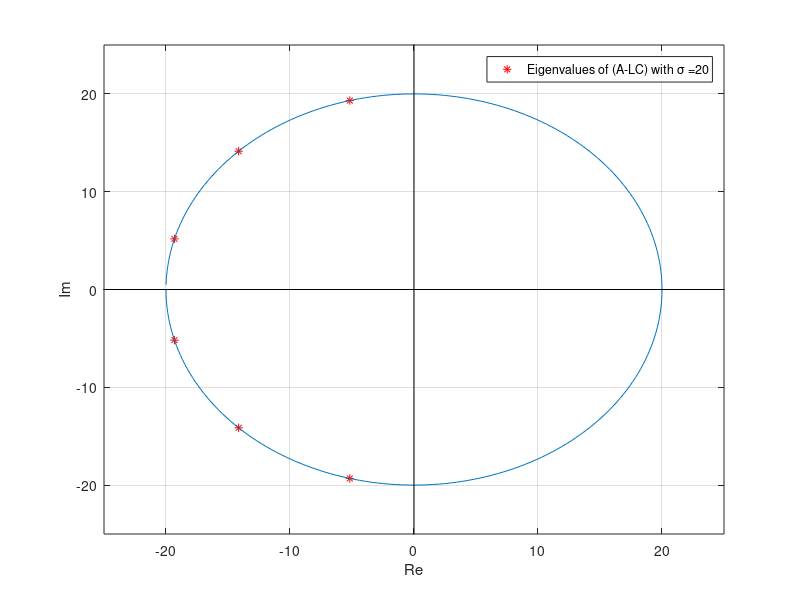

Source code (MATLAB):
% FOR HELICOPTER NR 3-10
% This file contains the initialization for the helicopter assignment in
% the course TTK4115. Run this file before you execute QuaRC_ -> Build 
% to build the file heli_q8.mdl.

% Oppdatert h�sten 2006 av Jostein Bakkeheim
% Oppdatert h�sten 2008 av Arnfinn Aas Eielsen
% Oppdatert h�sten 2009 av Jonathan Ronen
% Updated fall 2010, Dominik Breu
% Updated fall 2013, Mark Haring
% Updated spring 2015, Mark Haring


%%%%%%%%%%% Calibration of the encoder and the hardware for the specific
%%%%%%%%%%% helicopter
Joystick_gain_x = 0.8;
Joystick_gain_y = -1;


%%%%%%%%%%% Physical constants
g = 9.81; % gravitational constant [m/s^2]
l_c = 0.46; % distance elevation axis to counterweight [m]
l_h = 0.66; % distance elevation axis to helicopter head [m]
l_p = 0.175; % distance pitch axis to motor [m]
m_c = 1.92; % Counterweight mass [kg]
m_p = 0.72; % Motor mass [kg]

%%%%%%%%%%% Found values
k_f = 0.154;
v_s_star = 6.5;
j_p = 2*m_p*(l_p)^2;
j_e = m_c*(l_c)^2 + 2*m_p*(l_h)^2;
j_lambda = m_c*(l_c)^2 + 2*m_p*((l_h)^2 + (l_p)^2);
L_1 = l_p * k_f;
L_2 = g*(m_c*l_c-2*m_p*l_h);
L_3 = k_f*l_h;
L_4 = -k_f*l_h;
k1 = L_1/(j_p);
k2 = L_3/j_e;
k3 = -(L_4*L_2)/(j_lambda*L_3);


%%%%%%%%%%%%%%% Task 3

%%%%%%%%%%%%%%% Problem 1

A = [0, 1, 0; 
     0, 0, 0; 
     0, 0, 0];

B = [0, 0;
     0, k1; 
     k2, 0];
 
C = [1,0,0;
     0,0,1];%?
 
R = [0.1, 0;%vs
     0, 1];%vd


Q = [100, 0, 0;%p
     0, 30, 0;%pdot
     0, 0, 1000];%edot
 
 

K= lqr(A, B, Q, R);
D = 0;
P = inv(C*inv(B*K-A)*B);

eig(A-B*K)

%%%%%%% Part 4

%%%%Problem 2

A_e =  [[0 1 0 0 0 0]
        [0 0 0 0 0 0]
        [0 0 0 1 0 0]
        [0 0 0 0 0 0]
        [0 0 0 0 0 1]
        [k3 0 0 0 0 0]];
    
B_e =  [[0 0]
        [0 k1]
        [0 0]
        [k2 0]
        [0 0]
        [0 0]];
    
C_e =  [[1 0 0 0 0 0]
        [0 0 1 0 0 0]
        [0 0 0 0 1 0]];

    
observer = obsv(A_e, C_e);
rank(observer)

poles = zeros(6,1);
omegac = 20;
for i = 0:2
    poles(i+1) = omegac * exp(1j*(i*pi/6+pi/2+pi/12));
end
for i = 4:6
    poles(i) = conj(poles(i-3))
end
poles

%%% Ploting poles
plot(real(poles),imag(poles),'r*');
hold on;


%%Plot circle
n = 256;
dPhi = 2*pi/n;
phi = (-pi:dPhi:pi-dPhi);
z = omegac*exp(1j*phi);
C = [ real(z) ; imag(z) ];
plot(z);

%plot axis
line([0 0], [-omegac-10 omegac+10],'color','k','linewidth',0.5) %y-axis
line([-omegac-10 omegac+10], [0 0],'color','k','linewidth',0.5) %x-axis 

legend(strcat('Eigenvalues of (A-LC) with \sigma =', num2str(omegac)));
xlabel('Re');
ylabel('Im');
grid on;
axis([-25,25,-25,25])
close;

L = place(A_e',C_e',poles)';

    
A_est = A_e-L*C_e;
%eig(A_est);